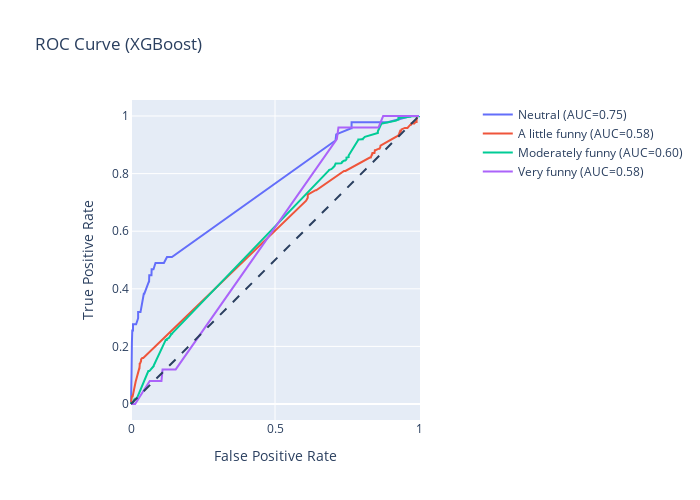

Notebook source saved alongside this figure:
### Code cell
xgb_y_scores = xgb_clf.predict_proba(X_test_trans1)

# One hot encode the labels in order to plot them
xgb_y_onehot = pd.get_dummies(y_test, columns = xgb_clf.classes_)

# Create an empty figure, and iteratively add new lines
# every time we compute a new class
xgb_roc_fig = go.Figure()
xgb_roc_fig.add_shape(
    type = 'line', line = dict(dash='dash'),
    x0 = 0, x1 = 1, y0 = 0, y1 = 1
)

for i in range(xgb_y_scores.shape[1]):
    y_true = xgb_y_onehot.iloc[:, i]
    y_score = xgb_y_scores[:, i]

    fpr, tpr, _ = roc_curve(y_true, y_score)
    auc_score = roc_auc_score(y_true, y_score)

    name = f"{class_names[i]} (AUC={auc_score:.2f})"
    xgb_roc_fig.add_trace(go.Scatter(x = fpr, y = tpr, name = name, mode = 'lines'))

xgb_roc_fig.update_layout(
    title = 'ROC Curve (XGBoost)',
    xaxis_title = 'False Positive Rate',
    yaxis_title = 'True Positive Rate',
    yaxis = dict(scaleanchor = "x", scaleratio = 1),
    xaxis = dict(constrain = 'domain'),
    width = 700, height = 500
)
xgb_roc_fig.show()
